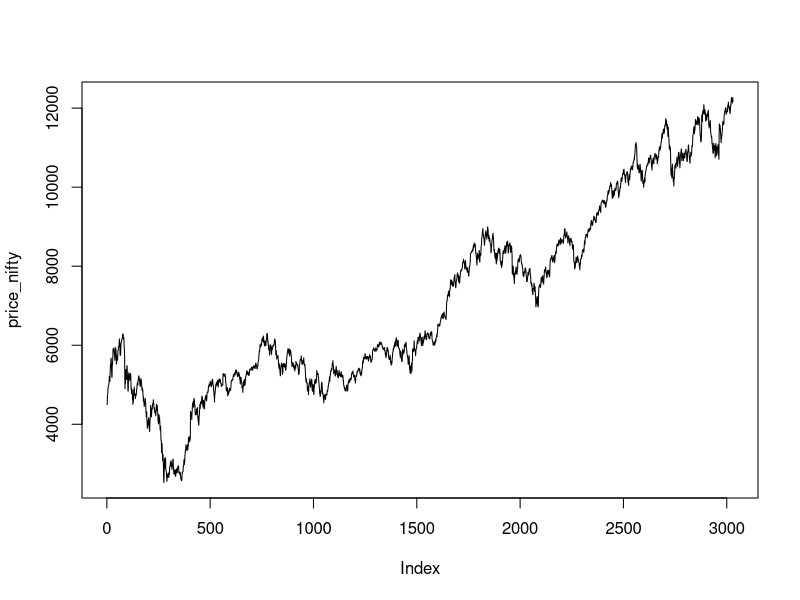
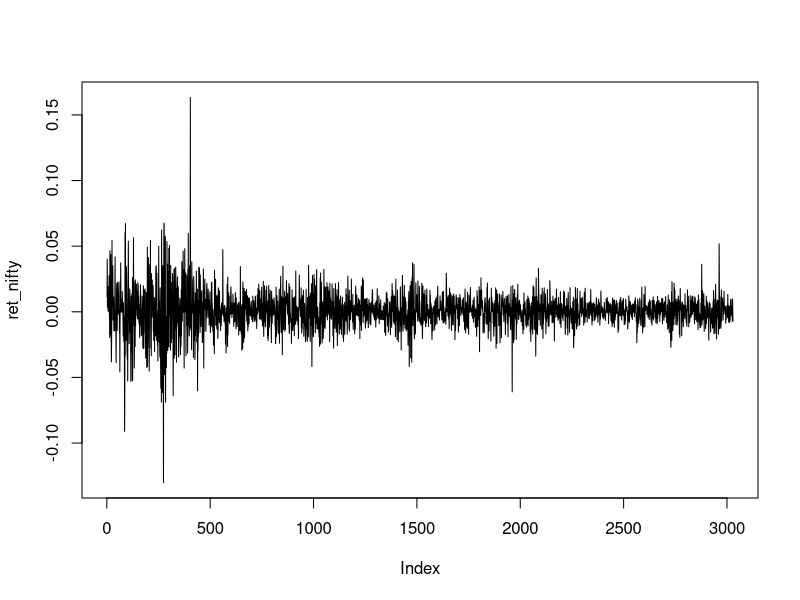
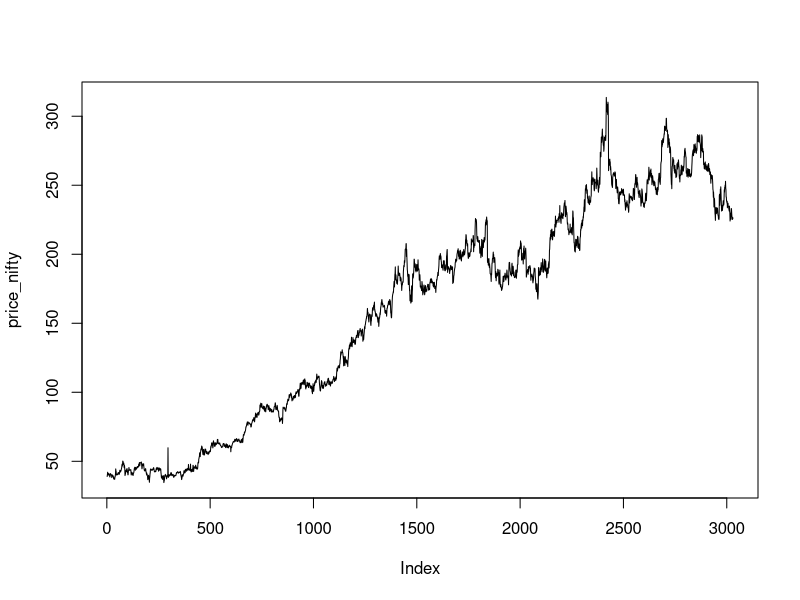
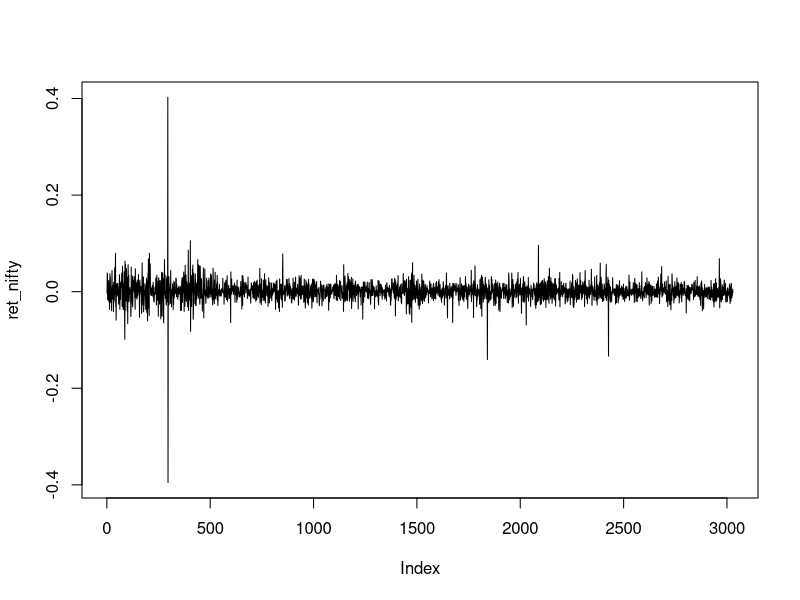

Write the R code that produced these figures, in order.
setwd("D:/Analytics/R/FMA/Datasets")

# Session 3 - Date - 11/07/2020 - 10:15 am

rm(list=ls()) # Remove all variables from environment

data = read.csv("Nifty 50 Index.csv", header = T)
head(data)
tail(data)
nrow(data)
ncol(data)

price_nifty <- data[,2]

library(tseries)

adf.test(price_nifty)
# This is not stationary, so taking 1st difference i.e. log returns

# Estimating log returns
ret_nifty <- diff(log(price_nifty))

adf.test(ret_nifty)
# This comes out to be stationary as p value is less than 0.05

# Plot prices and returns
plot(price_nifty, type = "l")
plot(ret_nifty, type = "l")

# Statistical tests
library(fBasics)
basicStats(ret_nifty)

# Test for normality - Jrque Bera Test
jarque.bera.test(ret_nifty)
# P is less than 0.05 ----- reject H0 -- not normally distributed


# For ITC Data --

rm(list=ls()) # Remove all variables from environment

data = read.csv("ITC.csv", header = T)
head(data)
tail(data)
nrow(data)
ncol(data)

price_nifty <- data[,2]

library(tseries)

adf.test(price_nifty)
# This is not stationary, so taking 1st difference i.e. log returns

# Estimating log returns
ret_nifty <- diff(log(price_nifty))

adf.test(ret_nifty)
# This comes out to be stationary as p value is less than 0.05

# Plot prices and returns
plot(price_nifty, type = "l")
plot(ret_nifty, type = "l")

# Statistical tests
library(fBasics)
basicStats(ret_nifty)

# Test for normality - Jrque Bera Test
jarque.bera.test(ret_nifty)
# P is less than 0.05 ----- reject H0 -- not normally distributed
